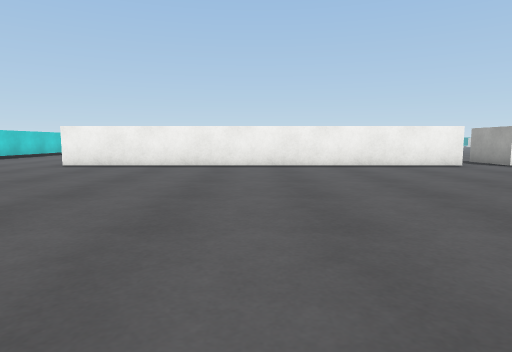
view 1 (above)

22 first-person views from a walk through a Unity game level. The camera is 0.72 m above the floor, tilts 6° down and sees 75° across. The floor is counted in squares, 1 m on a side. Each view is taken from the middle of a square. On the plan, view 1 faces up. The plan holds only what a view shows up to about 10 squares ahead; the rest is blank. The place goes on beyond the plan. Surface patterns are stand-ins for the level's own textures.

view 2
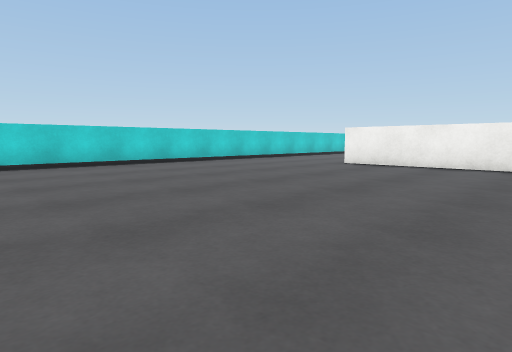

view 3
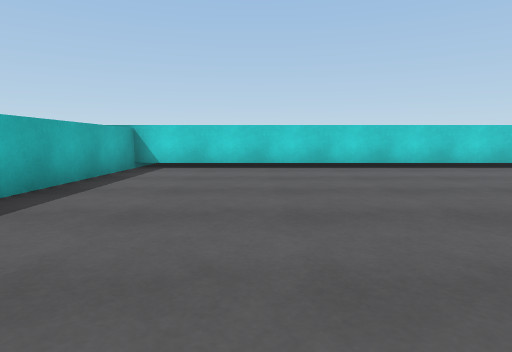

view 4
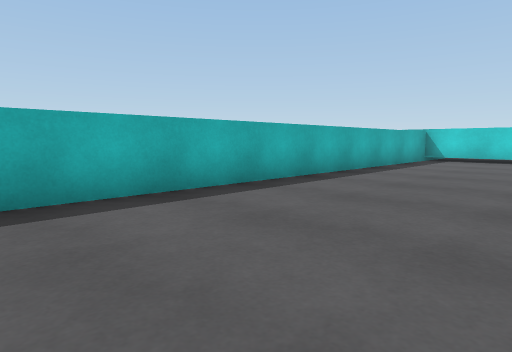

view 5
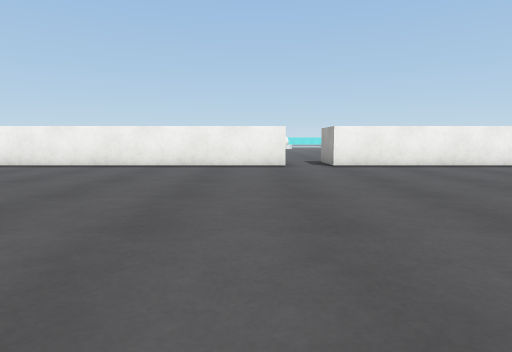

view 6
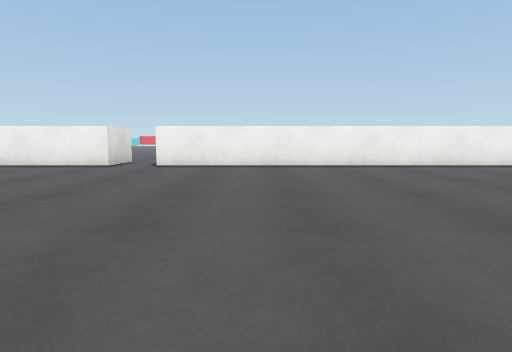

view 7
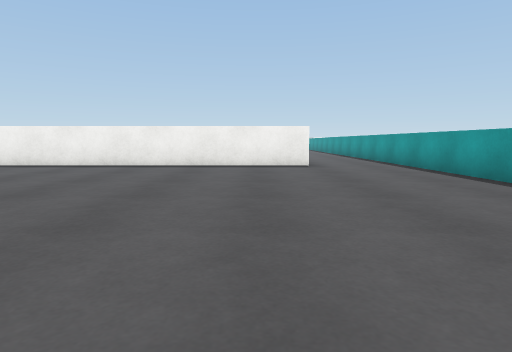

view 8
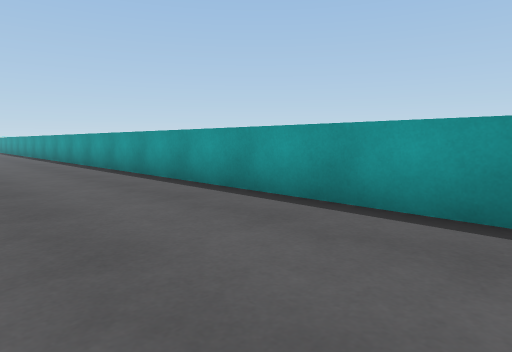

view 9
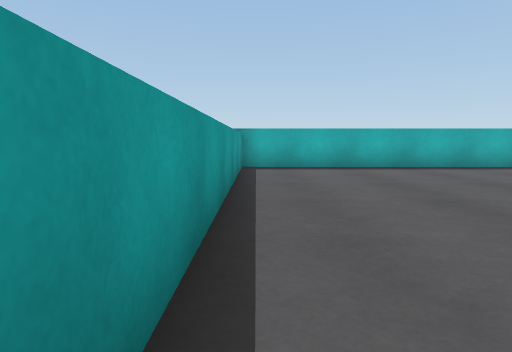

view 10
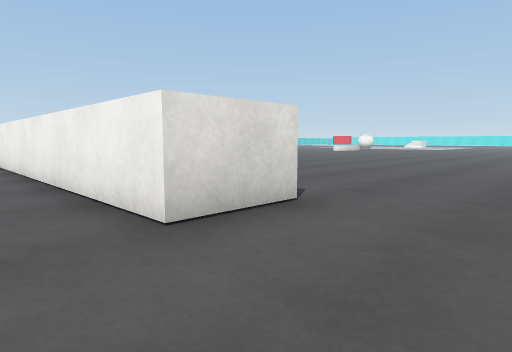

view 11
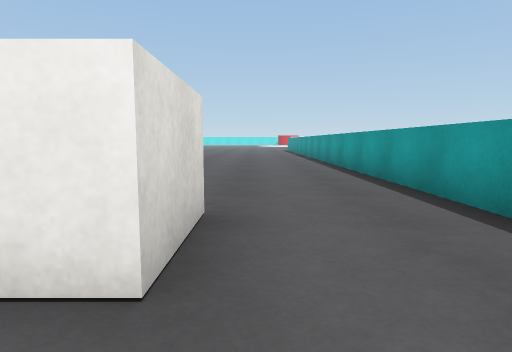

view 12
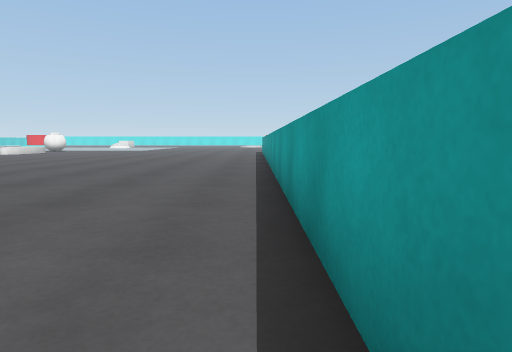

view 13
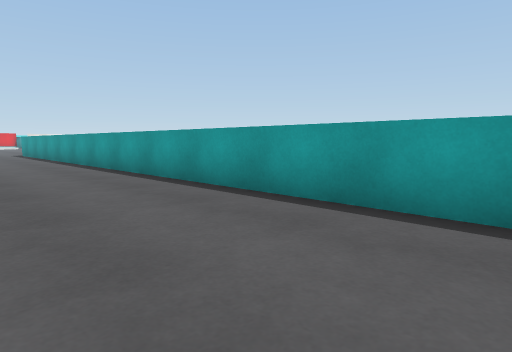

view 14
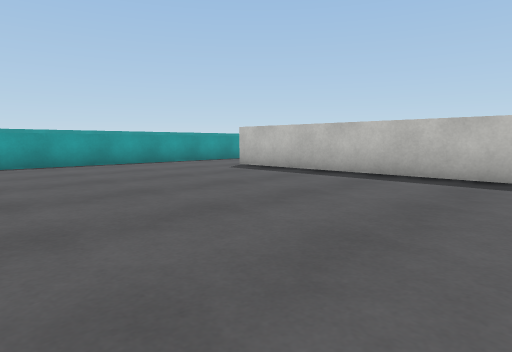

view 15
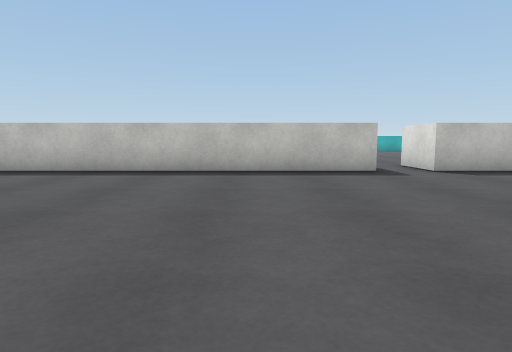

view 16
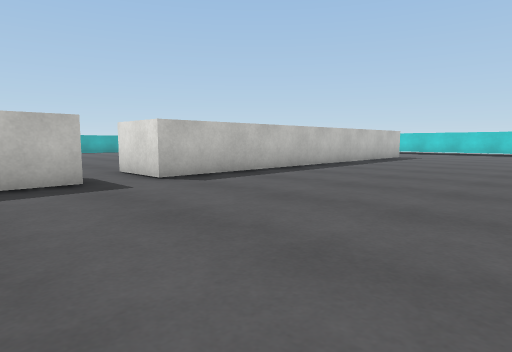

view 17
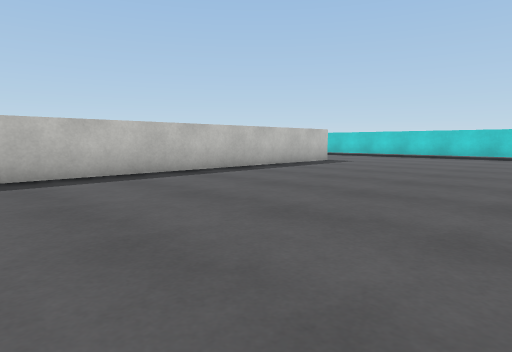

view 18
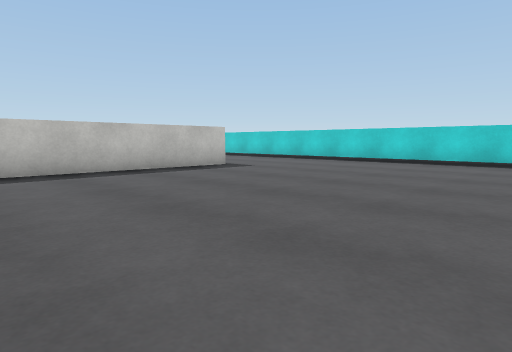

view 19
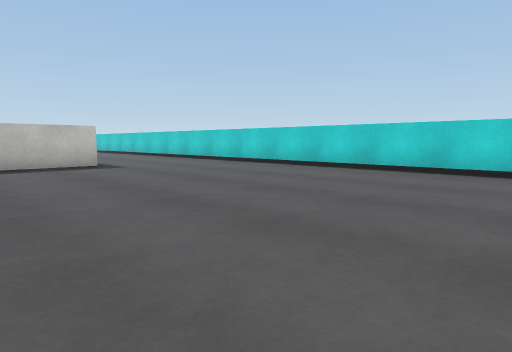

view 20
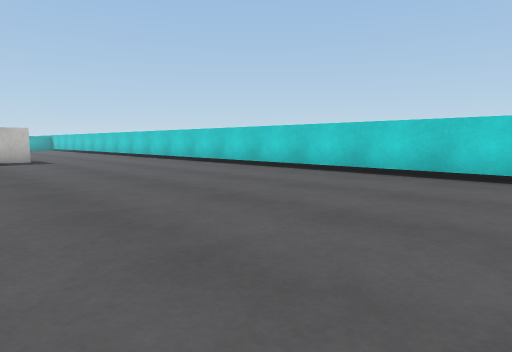

view 21
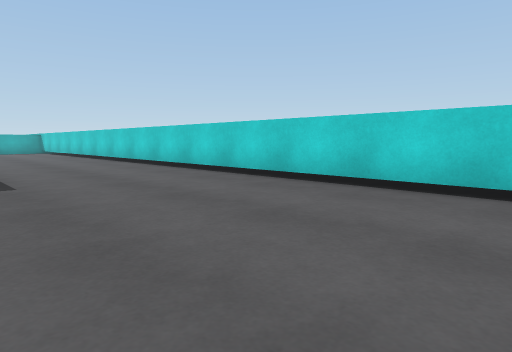

view 22
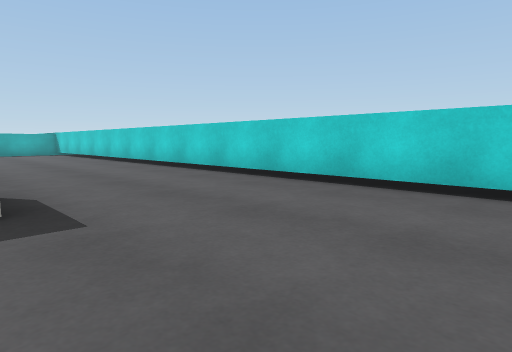

### Floor plan
Points are (right, up) in squares from view 1. A wall is a line through its corners. A room is listed if a view was taken in it or the views show most of it. See-through windows are left out.
Room 1 (views 1, 2, 3, 4, 5, 6, 7, 8, 9, 10, 11)
walls: (5.8, 9.4) (-5.5, 9.4); (13.9, -4.2) (21.5, -4.2); (18.5, 9.4) (7.2, 9.4); (21.4, -3.9) (21.4, 8.5); (-9.9, 8.5) (-9.9, -4.2) (2.5, -4.2)
ways out: opening at (-7.5, 9.2) to room 2; opening at (6.5, 10.5) to room 2; opening at (20, 9.3) to room 2
Room 2 (views 12, 13, 14, 15, 16, 17, 18, 19, 20, 21, 22)
walls: (7.1, 11.2) (18.5, 11.2) (18.5, 9.4); (7.2, 9.4) (7.2, 10.1); (-5.5, 11.2) (5.8, 11.2) (5.8, 9.4); (-9.9, 23.1) (-9.9, 8.5); (21.4, 8.5) (21.4, 24.9)
ways out: opening at (-7.5, 9.2) to room 1; opening at (6.5, 10.5) to room 1; opening at (20, 9.3) to room 1

Where each view was taken, in squares from view 1:
view 1: 0 up, 0 right, facing up
view 2: 0 up, 0 right, facing up-left
view 3: 1 down, 1 left, facing left
view 4: 0 up, 3 right, facing down-left
view 5: 0 up, 5 right, facing up
view 6: 0 up, 10 right, facing up
view 7: 0 up, 17 right, facing up
view 8: 1 down, 18 right, facing up-right
view 9: 5 up, 21 right, facing down
view 10: 8 up, 21 right, facing up-left
view 11: 8 up, 19 right, facing up
view 12: 12 up, 21 right, facing up
view 13: 14 up, 18 right, facing up-right
view 14: 18 up, 11 right, facing down-right
view 15: 19 up, 10 right, facing down
view 16: 17 up, 9 right, facing down-left
view 17: 18 up, 5 right, facing down-left
view 18: 19 up, 1 right, facing down-left
view 19: 21 up, 2 left, facing down-left
view 20: 24 up, 3 left, facing down-left
view 21: 18 up, 5 left, facing down-left
view 22: 15 up, 5 left, facing down-left
